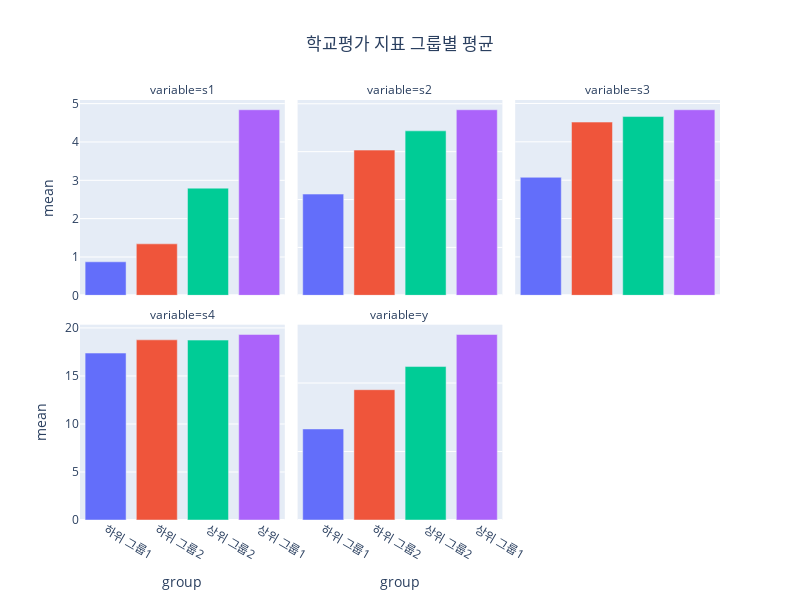

Notebook source saved alongside this figure:
### Code cell
fig.update_layout(showlegend = False, title_x= 0.5)
fig.update_yaxes(matches = None)

### Figure 1 — Plotly figure (JSON) as saved in the notebook; plotly's stock layout.template omitted (floating-point values rounded to 4 significant figures)
{"data": [{"alignmentgroup": "True", "hovertemplate": "group=%{x}<br>variable=s1<br>mean=%{y}<extra></extra>", "legendgroup": "하위 그룹1", "marker": {"color": "#636efa", "pattern": {"shape": ""}}, "name": "하위 그룹1", "offsetgroup": "하위 그룹1", "orientation": "v", "showlegend": true, "textposition": "auto", "type": "bar", "x": ["하위 그룹1"], "xaxis": "x4", "y": [0.8737], "yaxis": "y4"}, {"alignmentgroup": "True", "hovertemplate": "group=%{x}<br>variable=s2<br>mean=%{y}<extra></extra>", "legendgroup": "하위 그룹1", "marker": {"color": "#636efa", "pattern": {"shape": ""}}, "name": "하위 그룹1", "offsetgroup": "하위 그룹1", "orientation": "v", "showlegend": false, "textposition": "auto", "type": "bar", "x": ["하위 그룹1"], "xaxis": "x5", "y": [1.057], "yaxis": "y5"}, {"alignmentgroup": "True", "hovertemplate": "group=%{x}<br>variable=s3<br>mean=%{y}<extra></extra>", "legendgroup": "하위 그룹1", "marker": {"color": "#636efa", "pattern": {"shape": ""}}, "name": "하위 그룹1", "offsetgroup": "하위 그룹1", "orientation": "v", "showlegend": false, "textposition": "auto", "type": "bar", "x": ["하위 그룹1"], "xaxis": "x6", "y": [30.75], "yaxis": "y6"}, {"alignmentgroup": "True", "hovertemplate": "group=%{x}<br>variable=s4<br>mean=%{y}<extra></extra>", "legendgroup": "하위 그룹1", "marker": {"color": "#636efa", "pattern": {"shape": ""}}, "name": "하위 그룹1", "offsetgroup": "하위 그룹1", "orientation": "v", "showlegend": false, "textposition": "auto", "type": "bar", "x": ["하위 그룹1"], "xaxis": "x", "y": [17.38], "yaxis": "y"}, {"alignmentgroup": "True", "hovertemplate": "group=%{x}<br>variable=y<br>mean=%{y}<extra></extra>", "legendgroup": "하위 그룹1", "marker": {"color": "#636efa", "pattern": {"shape": ""}}, "name": "하위 그룹1", "offsetgroup": "하위 그룹1", "orientation": "v", "showlegend": false, "textposition": "auto", "type": "bar", "x": ["하위 그룹1"], "xaxis": "x2", "y": [6.649], "yaxis": "y2"}, {"alignmentgroup": "True", "hovertemplate": "group=%{x}<br>variable=s1<br>mean=%{y}<extra></extra>", "legendgroup": "하위 그룹2", "marker": {"color": "#EF553B", "pattern": {"shape": ""}}, "name": "하위 그룹2", "offsetgroup": "하위 그룹2", "orientation": "v", "showlegend": true, "textposition": "auto", "type": "bar", "x": ["하위 그룹2"], "xaxis": "x4", "y": [1.342], "yaxis": "y4"}, {"alignmentgroup": "True", "hovertemplate": "group=%{x}<br>variable=s2<br>mean=%{y}<extra></extra>", "legendgroup": "하위 그룹2", "marker": {"color": "#EF553B", "pattern": {"shape": ""}}, "name": "하위 그룹2", "offsetgroup": "하위 그룹2", "orientation": "v", "showlegend": false, "textposition": "auto", "type": "bar", "x": ["하위 그룹2"], "xaxis": "x5", "y": [1.516], "yaxis": "y5"}, {"alignmentgroup": "True", "hovertemplate": "group=%{x}<br>variable=s3<br>mean=%{y}<extra></extra>", "legendgroup": "하위 그룹2", "marker": {"color": "#EF553B", "pattern": {"shape": ""}}, "name": "하위 그룹2", "offsetgroup": "하위 그룹2", "orientation": "v", "showlegend": false, "textposition": "auto", "type": "bar", "x": ["하위 그룹2"], "xaxis": "x6", "y": [45.14], "yaxis": "y6"}, {"alignmentgroup": "True", "hovertemplate": "group=%{x}<br>variable=s4<br>mean=%{y}<extra></extra>", "legendgroup": "하위 그룹2", "marker": {"color": "#EF553B", "pattern": {"shape": ""}}, "name": "하위 그룹2", "offsetgroup": "하위 그룹2", "orientation": "v", "showlegend": false, "textposition": "auto", "type": "bar", "x": ["하위 그룹2"], "xaxis": "x", "y": [18.76], "yaxis": "y"}, {"alignmentgroup": "True", "hovertemplate": "group=%{x}<br>variable=y<br>mean=%{y}<extra></extra>", "legendgroup": "하위 그룹2", "marker": {"color": "#EF553B", "pattern": {"shape": ""}}, "name": "하위 그룹2", "offsetgroup": "하위 그룹2", "orientation": "v", "showlegend": false, "textposition": "auto", "type": "bar", "x": ["하위 그룹2"], "xaxis": "x2", "y": [9.512], "yaxis": "y2"}, {"alignmentgroup": "True", "hovertemplate": "group=%{x}<br>variable=s1<br>mean=%{y}<extra></extra>", "legendgroup": "상위 그룹2", "marker": {"color": "#00cc96", "pattern": {"shape": ""}}, "name": "상위 그룹2", "offsetgroup": "상위 그룹2", "orientation": "v", "showlegend": true, "textposition": "auto", "type": "bar", "x": ["상위 그룹2"], "xaxis": "x4", "y": [2.795], "yaxis": "y4"}, {"alignmentgroup": "True", "hovertemplate": "group=%{x}<br>variable=s2<br>mean=%{y}<extra></extra>", "legendgroup": "상위 그룹2", "marker": {"color": "#00cc96", "pattern": {"shape": ""}}, "name": "상위 그룹2", "offsetgroup": "상위 그룹2", "orientation": "v", "showlegend": false, "textposition": "auto", "type": "bar", "x": ["상위 그룹2"], "xaxis": "x5", "y": [1.717], "yaxis": "y5"}, {"alignmentgroup": "True", "hovertemplate": "group=%{x}<br>variable=s3<br>mean=%{y}<extra></extra>", "legendgroup": "상위 그룹2", "marker": {"color": "#00cc96", "pattern": {"shape": ""}}, "name": "상위 그룹2", "offsetgroup": "상위 그룹2", "orientation": "v", "showlegend": false, "textposition": "auto", "type": "bar", "x": ["상위 그룹2"], "xaxis": "x6", "y": [46.59], "yaxis": "y6"}, {"alignmentgroup": "True", "hovertemplate": "group=%{x}<br>variable=s4<br>mean=%{y}<extra></extra>", "legendgroup": "상위 그룹2", "marker": {"color": "#00cc96", "pattern": {"shape": ""}}, "name": "상위 그룹2", "offsetgroup": "상위 그룹2", "orientation": "v", "showlegend": false, "textposition": "auto", "type": "bar", "x": ["상위 그룹2"], "xaxis": "x", "y": [18.73], "yaxis": "y"}, {"alignmentgroup": "True", "hovertemplate": "group=%{x}<br>variable=y<br>mean=%{y}<extra></extra>", "legendgroup": "상위 그룹2", "marker": {"color": "#00cc96", "pattern": {"shape": ""}}, "name": "상위 그룹2", "offsetgroup": "상위 그룹2", "orientation": "v", "showlegend": false, "textposition": "auto", "type": "bar", "x": ["상위 그룹2"], "xaxis": "x2", "y": [11.2], "yaxis": "y2"}, {"alignmentgroup": "True", "hovertemplate": "group=%{x}<br>variable=s1<br>mean=%{y}<extra></extra>", "legendgroup": "상위 그룹1", "marker": {"color": "#ab63fa", "pattern": {"shape": ""}}, "name": "상위 그룹1", "offsetgroup": "상위 그룹1", "orientation": "v", "showlegend": true, "textposition": "auto", "type": "bar", "x": ["상위 그룹1"], "xaxis": "x4", "y": [4.84], "yaxis": "y4"}, {"alignmentgroup": "True", "hovertemplate": "group=%{x}<br>variable=s2<br>mean=%{y}<extra></extra>", "legendgroup": "상위 그룹1", "marker": {"color": "#ab63fa", "pattern": {"shape": ""}}, "name": "상위 그룹1", "offsetgroup": "상위 그룹1", "orientation": "v", "showlegend": false, "textposition": "auto", "type": "bar", "x": ["상위 그룹1"], "xaxis": "x5", "y": [1.937], "yaxis": "y5"}, {"alignmentgroup": "True", "hovertemplate": "group=%{x}<br>variable=s3<br>mean=%{y}<extra></extra>", "legendgroup": "상위 그룹1", "marker": {"color": "#ab63fa", "pattern": {"shape": ""}}, "name": "상위 그룹1", "offsetgroup": "상위 그룹1", "orientation": "v", "showlegend": false, "textposition": "auto", "type": "bar", "x": ["상위 그룹1"], "xaxis": "x6", "y": [48.36], "yaxis": "y6"}, {"alignmentgroup": "True", "hovertemplate": "group=%{x}<br>variable=s4<br>mean=%{y}<extra></extra>", "legendgroup": "상위 그룹1", "marker": {"color": "#ab63fa", "pattern": {"shape": ""}}, "name": "상위 그룹1", "offsetgroup": "상위 그룹1", "orientation": "v", "showlegend": false, "textposition": "auto", "type": "bar", "x": ["상위 그룹1"], "xaxis": "x", "y": [19.32], "yaxis": "y"}, {"alignmentgroup": "True", "hovertemplate": "group=%{x}<br>variable=y<br>mean=%{y}<extra></extra>", "legendgroup": "상위 그룹1", "marker": {"color": "#ab63fa", "pattern": {"shape": ""}}, "name": "상위 그룹1", "offsetgroup": "상위 그룹1", "orientation": "v", "showlegend": false, "textposition": "auto", "type": "bar", "x": ["상위 그룹1"], "xaxis": "x2", "y": [13.55], "yaxis": "y2"}], "layout": {"annotations": [{"font": {}, "showarrow": false, "text": "variable=s4", "x": 0.16, "xanchor": "center", "xref": "paper", "y": 0.465, "yanchor": "bottom", "yref": "paper"}, {"font": {}, "showarrow": false, "text": "variable=y", "x": 0.5, "xanchor": "center", "xref": "paper", "y": 0.465, "yanchor": "bottom", "yref": "paper"}, {"font": {}, "showarrow": false, "text": "variable=s1", "x": 0.16, "xanchor": "center", "xref": "paper", "y": 1.0, "yanchor": "bottom", "yref": "paper"}, {"font": {}, "showarrow": false, "text": "variable=s2", "x": 0.5, "xanchor": "center", "xref": "paper", "y": 1.0, "yanchor": "bottom", "yref": "paper"}, {"font": {}, "showarrow": false, "text": "variable=s3", "x": 0.84, "xanchor": "center", "xref": "paper", "y": 1.0, "yanchor": "bottom", "yref": "paper"}], "barmode": "relative", "height": 600, "legend": {"title": {"text": "group"}, "tracegroupgap": 0}, "showlegend": false, "title": {"text": "학교평가 지표 그룹별 평균", "x": 0.5}, "width": 800, "xaxis": {"anchor": "y", "autorange": true, "categoryarray": ["하위 그룹1", "하위 그룹2", "상위 그룹2", "상위 그룹1"], "categoryorder": "array", "domain": [0, 0.32], "range": [-0.5, 3.5], "title": {"text": "group"}, "type": "category"}, "xaxis2": {"anchor": "y2", "autorange": true, "categoryarray": ["하위 그룹1", "하위 그룹2", "상위 그룹2", "상위 그룹1"], "categoryorder": "array", "domain": [0.34, 0.66], "matches": "x", "range": [-0.5, 3.5], "title": {"text": "group"}, "type": "category"}, "xaxis3": {"anchor": "y3", "categoryarray": ["하위 그룹1", "하위 그룹2", "상위 그룹2", "상위 그룹1"], "categoryorder": "array", "domain": [0.68, 1.0], "matches": "x", "title": {"text": "group"}}, "xaxis4": {"anchor": "y4", "autorange": true, "domain": [0, 0.32], "matches": "x", "range": [-0.5, 3.5], "showticklabels": false, "type": "category"}, "xaxis5": {"anchor": "y5", "autorange": true, "domain": [0.34, 0.66], "matches": "x", "range": [-0.5, 3.5], "showticklabels": false, "type": "category"}, "xaxis6": {"anchor": "y6", "autorange": true, "domain": [0.68, 1.0], "matches": "x", "range": [-0.5, 3.5], "showticklabels": false, "type": "category"}, "yaxis": {"anchor": "x", "autorange": true, "domain": [0, 0.465], "range": [0, 20.34], "title": {"text": "mean"}, "type": "linear"}, "yaxis2": {"anchor": "x2", "autorange": true, "domain": [0, 0.465], "range": [0, 14.26], "showticklabels": false, "type": "linear"}, "yaxis3": {"anchor": "x3", "domain": [0, 0.465], "showticklabels": false}, "yaxis4": {"anchor": "x4", "autorange": true, "domain": [0.535, 1.0], "range": [0, 5.095], "title": {"text": "mean"}, "type": "linear"}, "yaxis5": {"anchor": "x5", "autorange": true, "domain": [0.535, 1.0], "range": [0, 2.039], "showticklabels": false, "type": "linear"}, "yaxis6": {"anchor": "x6", "autorange": true, "domain": [0.535, 1.0], "range": [0, 50.9], "showticklabels": false, "type": "linear"}}}
